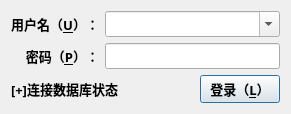
<?xml version="1.0" encoding="UTF-8"?>
<ui version="4.0">
 <class>frmLogin</class>
 <widget class="QDialog" name="frmLogin">
  <property name="geometry">
   <rect>
    <x>0</x>
    <y>0</y>
    <width>291</width>
    <height>97</height>
   </rect>
  </property>
  <property name="font">
   <font>
    <family>楷体</family>
    <pointsize>10</pointsize>
    <weight>75</weight>
    <bold>true</bold>
   </font>
  </property>
  <property name="windowTitle">
   <string>用户登录</string>
  </property>
  <layout class="QVBoxLayout" name="verticalLayout">
   <item>
    <layout class="QGridLayout" name="gridLayout">
     <item row="0" column="0">
      <widget class="QLabel" name="lblUserName">
       <property name="text">
        <string>用户名（&amp;U）：</string>
       </property>
       <property name="alignment">
        <set>Qt::AlignRight|Qt::AlignTrailing|Qt::AlignVCenter</set>
       </property>
       <property name="buddy">
        <cstring>txtUserName</cstring>
       </property>
      </widget>
     </item>
     <item row="1" column="0">
      <widget class="QLabel" name="lblPassword">
       <property name="text">
        <string>密码（&amp;P）：</string>
       </property>
       <property name="alignment">
        <set>Qt::AlignRight|Qt::AlignTrailing|Qt::AlignVCenter</set>
       </property>
       <property name="buddy">
        <cstring>txtPassword</cstring>
       </property>
      </widget>
     </item>
     <item row="1" column="1">
      <widget class="QLineEdit" name="txtPassword">
       <property name="inputMask">
        <string/>
       </property>
       <property name="text">
        <string/>
       </property>
       <property name="echoMode">
        <enum>QLineEdit::Password</enum>
       </property>
      </widget>
     </item>
     <item row="0" column="1">
      <widget class="QComboBox" name="txtUserName">
       <property name="editable">
        <bool>true</bool>
       </property>
      </widget>
     </item>
    </layout>
   </item>
   <item>
    <layout class="QHBoxLayout" name="horizontalLayout">
     <item>
      <widget class="QLabel" name="lblStatus">
       <property name="text">
        <string>[+]连接数据库状态</string>
       </property>
      </widget>
     </item>
     <item>
      <spacer name="horizontalSpacer">
       <property name="orientation">
        <enum>Qt::Horizontal</enum>
       </property>
       <property name="sizeHint" stdset="0">
        <size>
         <width>40</width>
         <height>20</height>
        </size>
       </property>
      </spacer>
     </item>
     <item>
      <widget class="QPushButton" name="btnLogIn">
       <property name="text">
        <string>登录（&amp;L）</string>
       </property>
       <property name="default">
        <bool>true</bool>
       </property>
      </widget>
     </item>
    </layout>
   </item>
  </layout>
 </widget>
 <tabstops>
  <tabstop>txtUserName</tabstop>
  <tabstop>txtPassword</tabstop>
  <tabstop>btnLogIn</tabstop>
 </tabstops>
 <resources/>
 <connections/>
</ui>
